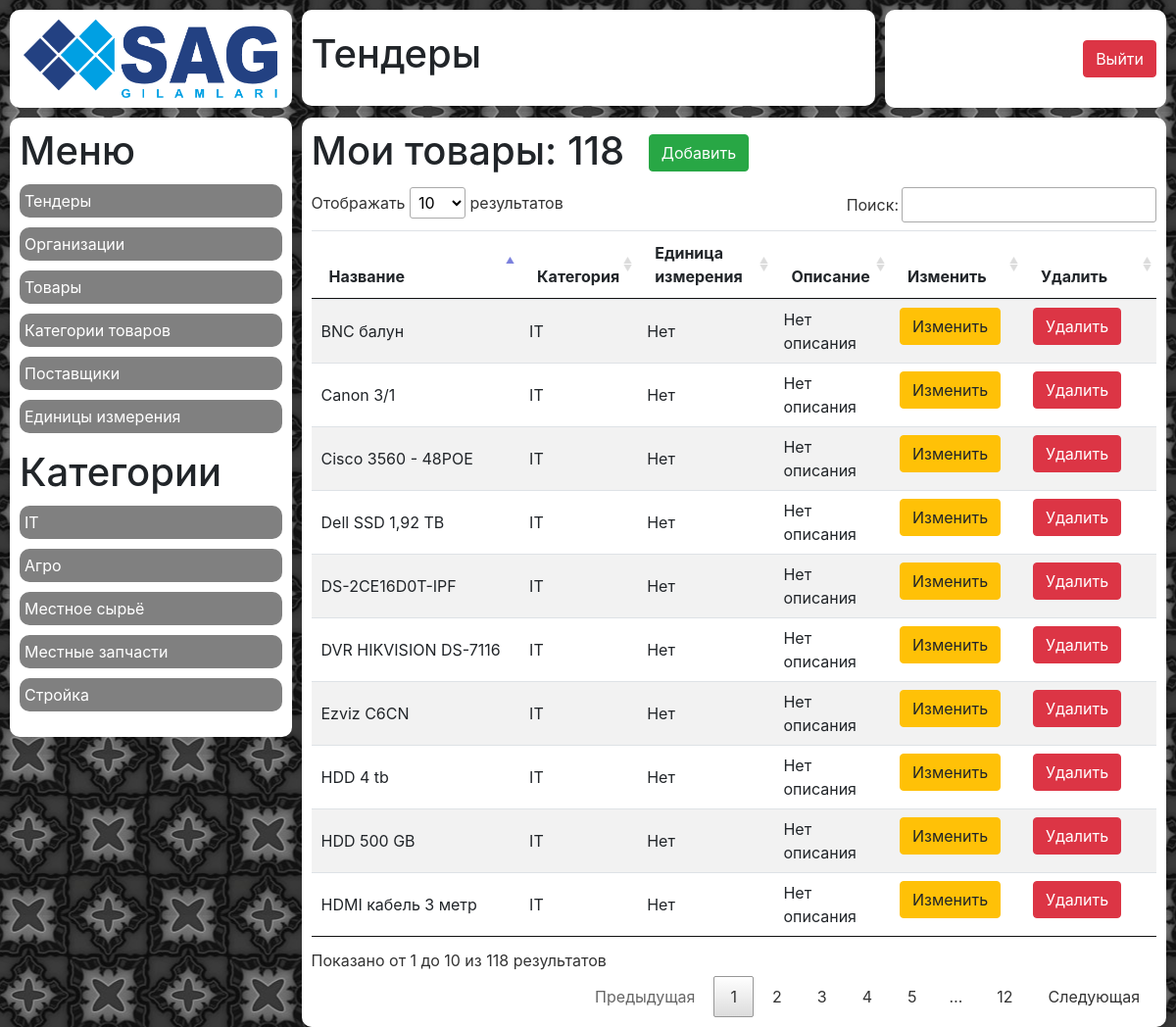
The page /tender/products/category/5/ on the database its author committed.
### tender/models.py (models this page shows)
class ProductCategory(models.Model):
    name = models.CharField(max_length=200)

class Product(models.Model):
    name = models.CharField(max_length=200)
    description = models.TextField(null=True, blank=True)
    measure = models.ForeignKey(Measure, on_delete=models.SET_NULL, null=True, blank=True)
    category = models.ForeignKey(ProductCategory, on_delete=models.SET_NULL, null=True, blank=True)

### tender/views.py (the view)
# urls.py: path('products/category/<int:id>/', views.product_by_category),
def product_by_category(request, id):
    products = Product.objects.filter(category_id__exact=id).order_by('name')
    categories = ProductCategory.objects.all().order_by('name')
    context = {
        'products': products,
        'categories': categories,
    }
    return render(request, 'tender/product_list.html', context)

### tender/templates/tender/product_list.html (shortened to what this page needs)
{% extends 'wrapper.html' %}
{% load static %}
{% block content %}
    <div class="row incidents">
        {% include 'blocks/logo.html' %}
        {% include 'blocks/title.html' %}
        {% include 'blocks/profile.html' %}
        {% include 'blocks/tender/tender_menu.html' %}
        {% include 'blocks/tender/product_list.html' %}
    </div>
{% endblock %}

### tender/templates/blocks/tender/tender_menu.html (shortened to what this page needs)
<div class="col-xl-3 block__wrapper menu">
    <div class="block menu__wrapper">
        <h1 class="menu__title">Меню</h1>
        {% if request.user.id == 13 %}
            <nav class="menu__nav">
                <ul class="menu__ul">
                    <li class="menu__li"><a class="menu__link" href="/tender/">Все тендеры</a></li>
                    <li class="menu__li"><a class="menu__link" href="/tender/cfo_null/">Не подтвержденные</a></li>
                    <li class="menu__li"><a class="menu__link" href="/tender/cfo_true/">Подтвержденные</a></li>
                    <li class="menu__li"><a class="menu__link" href="/tender/cfo_false/">Отклоненные</a></li>
                </ul>
            </nav>
        {% else %}
            <nav class="menu__nav">
                <ul class="menu__ul">
                    <li class="menu__li"><a class="menu__link" href="/tender/">Тендеры</a></li>
                    <li class="menu__li"><a class="menu__link" href="/tender/organizations/">Организации</a></li>
                    <li class="menu__li"><a class="menu__link" href="/tender/products/">Товары</a></li>
                    <li class="menu__li"><a class="menu__link" href="/tender/product-category/">Категории товаров</a></li>
                    <li class="menu__li"><a class="menu__link" href="/tender/providers/">Поставщики</a></li>
                    <li class="menu__li"><a class="menu__link" href="/measures/">Единицы измерения</a></li>
                </ul>
            </nav>
        {% endif %}
        {% if 'tender/products' in request.path %}
            <h1>Категории</h1>
            <nav class="menu__nav">
                <ul class="menu__ul">
                    {% for category in categories %}
                        <li class="menu__li"><a class="menu__link" href="/tender/products/category/{{ category.id }}/">{{ category.name }}</a></li>
                    {% endfor %}
                </ul>
            </nav>
        {% endif %}
    </div>
</div>

### tender/templates/blocks/tender/product_list.html (shortened to what this page needs)
{% load static %}
<div class="col-xl-9 block__wrapper tenders-dashboard">
    <div class="block tenders-dashboard__wrapper">
        <h1 class="tenders-dashboard__title">Мои товары: {{ products.count }}</h1>
        <a href="/tender/products/add/" class="btn btn-success tenders-dashboard__new-tender">Добавить</a>
        <table class="table table-striped" id="datatable">
            <thead>
            <tr>
                <th scope="col">Название</th>
                <th scope="col">Категория</th>
                <th scope="col">Единица измерения</th>
                <th scope="col">Описание</th>
                <th scope="col" class="tenders-dashboard__buttoncell">Изменить</th>
                <th scope="col" class="tenders-dashboard__buttoncell">Удалить</th>
            </tr>
            </thead>
            <tbody>
            {% if products %}
                {% for product in products %}
                    <tr>
                        <td class="my-incidents__cell">{{ product.name }}</td>
                        {% if product.category %}
                            <td class="my-incidents__cell">{{ product.category.name }}</td>
                        {% else %}
                            <td class="my-incidents__cell">Без категории</td>
                        {% endif %}
                        {% if product.measure %}
                            <td class="my-incidents__cell">{{ product.measure.name }}</td>
                        {% else %}
                            <td class="my-incidents__cell">Нет</td>
                        {% endif %}
                        {% if product.description %}
                            <td class="my-incidents__cell">{{ product.description }}</td>
                        {% else %}
                            <td class="my-incidents__cell">Нет описания</td>
                        {% endif %}
                        <td><a href="/tender/products/{{ product.id }}/edit" class="btn btn-warning">Изменить</a></td>
                        <td><a href="#" class="open-modal_modal btn btn-danger" data-modal_modal="#del_{{ product.id }}">Удалить</a></td>
                    </tr>
                {% endfor %}
            {% else %}
                <tr>
                    <td colspan="5">Нет данных</td>
                </tr>
            {% endif %}
            </tbody>
        </table>
    </div>
</div>

### mainapp/static/css/style.css (style rules this page uses)
.incidents { padding-left: 10px; }
.menu__wrapper { padding: 10px; }
.menu__ul { padding: 0; list-style-type: none; }
.menu__link { display: block; margin: 10px 0; padding: 5px; background: #808080; color: #FFFFFF; border-radius: 10px; transition: all 0.3s; }
.my-incidents__cell { vertical-align: middle !important; }
.tenders-dashboard__wrapper { padding: 10px; }
.tenders-dashboard__title { display: inline-block; }
.tenders-dashboard__new-tender { display: inline-block; margin: 0 0 16px 20px; }
.tenders-dashboard__buttoncell { width: 100px; }
.block { background: #FFFFFF; margin: 10px 10px 0 0; border-radius: 10px; }
.block__wrapper { padding: 0; }

### mainapp/static/css/datatables.css (style rules this page uses)
table.dataTable { width: 100%; margin: 0 auto; clear: both; border-collapse: separate; border-spacing: 0; }
table.dataTable thead th, table.dataTable tfoot th { font-weight: bold; }
table.dataTable thead th, table.dataTable thead td { padding: 10px 18px; border-bottom: 1px solid #111; }
table.dataTable thead .sorting, table.dataTable thead .sorting_asc, table.dataTable thead .sorting_desc, table.dataTable thead .sorting_asc_disabled, table.dataTable thead .sorting_desc_disabled { cursor: pointer; *cursor: hand; background-repeat: no-repeat; background-position: center right; }
table.dataTable thead .sorting { background-image: url("../img/sort_both.png"); }
table.dataTable thead .sorting_asc { background-image: url("../img/sort_asc.png"); }
table.dataTable tbody tr { background-color: #ffffff; }
table.dataTable tbody th, table.dataTable tbody td { padding: 8px 10px; }
table.dataTable.no-footer { border-bottom: 1px solid #111; }
table.dataTable, table.dataTable th, table.dataTable td { box-sizing: content-box; }

### rows shown on the page
ProductCategory: name "IT"
ProductCategory: name "Агро"
ProductCategory: name "Местное сырьё"
ProductCategory: name "Местные запчасти"
ProductCategory: name "Стройка"
Product: name "BNC балун", category.name "IT", shows "Нет", shows "Нет описания"
Product: name "Canon 3/1", category.name "IT", shows "Нет", shows "Нет описания"
Product: name "Cisco 3560 - 48POE", category.name "IT", shows "Нет", shows "Нет описания"
Product: name "DS-2CE16D0T-IPF", category.name "IT", shows "Нет", shows "Нет описания"
Product: name "DVR HIKVISION DS-7116", category.name "IT", shows "Нет", shows "Нет описания"
Product: name "Dell SSD 1,92 TB", category.name "IT", shows "Нет", shows "Нет описания"
Product: name "Ezviz C6CN", category.name "IT", shows "Нет", shows "Нет описания"
Product: name "HDD 4 tb", category.name "IT", shows "Нет", shows "Нет описания"
Product: name "HDD 500 GB", category.name "IT", shows "Нет", shows "Нет описания"
Product: name "HDMI кабель 3 метр", category.name "IT", shows "Нет", shows "Нет описания"

### other values the page prints
{{ products.count }} "118"
